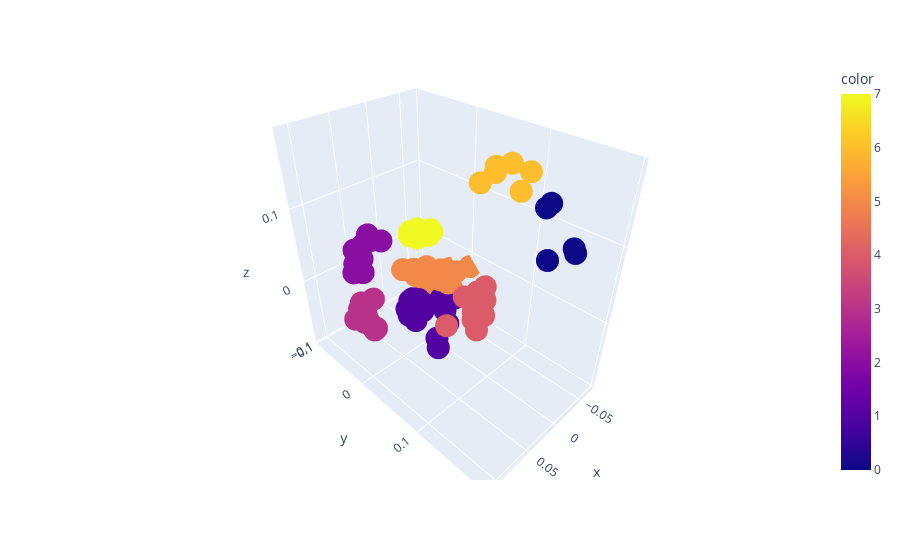

Source (notebook cell):
### Code cell
kmeans = cluster.KMeans(n_clusters=8, random_state=0, n_init="auto").fit(pos)
# plt.scatter(pos[:, 0], pos[:, 1], c = kmeans.labels_)
px.scatter_3d(x=pos[:, 0], y=pos[:, 1], z=pos[:, 2], color = kmeans.labels_)
